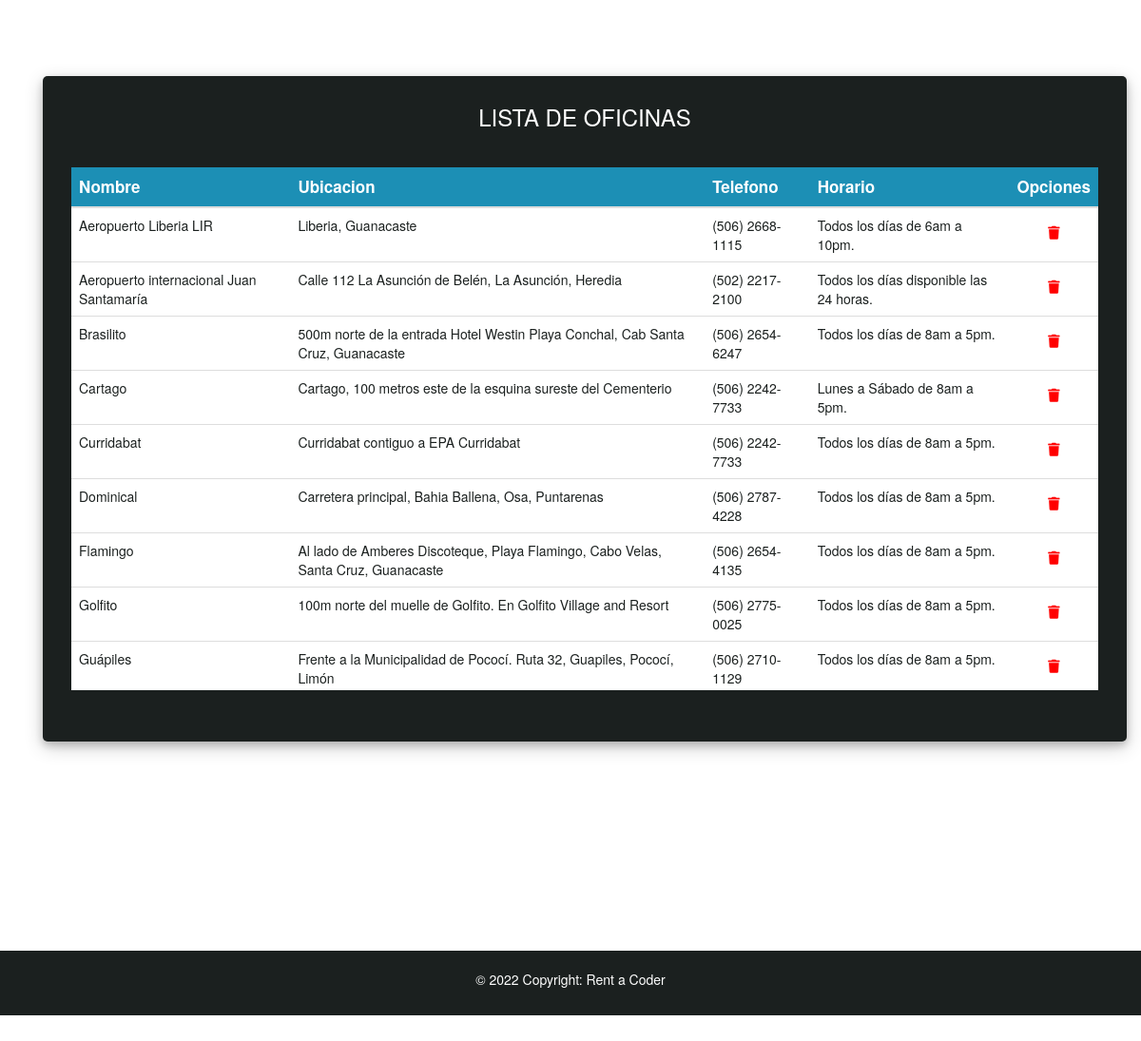
/office/officeList/, run on the app's committed database.
### App_Office/models.py (models this page shows)
class Office(models.Model):
    nombre    = models.CharField(max_length=200)
    ubicacion = models.CharField(max_length=500)
    telefono  = models.CharField(max_length=50)
    horario   = models.CharField(max_length=200)

### App_Office/views.py (the view)
# urls.py: path('officeList/', OfficeList.as_view(), name="OfficeList"),
class OfficeList(ListView):
    model               = Office
    template_name       = './OfficeList.html'
    context_object_name = 'OfficeList'

### App_Office/templates/OfficeList.html
{% extends 'Admin.html'%}
{% load static %}
{% block bloqueQueCambia %}
<div class="container container-body">
  <div class="d-flex justify-content-center h-100">
    <div class="user_card">
      <div class="table-title">
        <h3 id="form-title">LISTA DE OFICINAS</h3>
      </div>
      <div class="justify-content-center form_container table-responsive">
        <table class="table table-fixed">
        <thead class="thead-dark">
          <tr>
            <th scope="col">Nombre</th>
            <th scope="col">Ubicacion</th>
            <th scope="col">Telefono</th>
            <th scope="col">Horario</th>
            <th scope="col">Opciones</th>
          </tr>
        </thead>
        <tbody>
          {% for office in OfficeList %}
          <tr>
            <td>{{office.nombre}}</td>
            <td>{{office.ubicacion}}</td>
            <td>{{office.telefono}}</td>
            <td>{{office.horario}}</td>
            <td class="text-center">
              <a href="{% url 'OfficeDelete' office.id %}">
                <button class="btn btn-delete">
                  <i class="fa fa-trash"></i>
                </button>
              </a>
          </td>
          </tr>
        {% endfor %}
      </tbody>
    </table>
  </div>
</div>
</div>
</div>
{% endblock bloqueQueCambia %}

### App_MVTProyectoFinalCoder/static/css/stylesAdmin.css (style rules this page uses)
body, html { margin: 0; padding: 0; height: 100%; background: #ffffff !important; }
.container-body { height: 89%; }
.form_container { padding-left: 20px !important; padding-right: 20px !important; height: 550px !important; }
.thead-dark { background-color: #1c8fb5 !important; color: white; font-size: 1.7rem; }
tbody { color: #1b201f; background-color: white !important; }
th { text-align: center; }
.table-title { text-align: center; }
.container-body { padding-top: 40px; }
.user_card { height: 700px !important; margin-top: auto; margin-bottom: auto; background: #1b201f; position: relative; justify-content: center; flex-direction: column; padding: 10px; box-shadow: 0 4px 8px 0 rgba(0, 0, 0, 0.2), 0 6px 20px 0 rgba(0, 0, 0, 0.19); -webkit-box-shadow: 0 4px 8px 0 rgba(0, 0, 0, 0.2), 0 6px 20px 0 rgba(0, 0, 0, 0.19); -moz-box-shadow: 0 4px 8px 0 rgba(0, 0, 0, 0.2), 0 6px 20px 0 rgba(0, 0, 0, 0.19); border-radius: 5px; }
.form_container { margin-top: 40px; margin-bottom: 40px; }
#form-title { margin-top: 20px; color: #fff; }
thead tr th { position: sticky; top: 0; z-index: 10; background-color: #1c8fb5 !important; }
.table-responsive { height:200px; overflow:scroll; }
.btn-delete { background-color: white; color: red; }

### data on the page
Office: nombre "Aeropuerto Liberia LIR", ubicacion "Liberia, Guanacaste", telefono "(506) 2668-1115", horario "Todos los días de 6am a 10pm."
Office: nombre "Aeropuerto internacional Juan Santamaría", ubicacion "Calle 112 La Asunción de Belén, La Asunción, Heredia", telefono "(502) 2217-2100", horario "Todos los días disponible las 24 horas."
Office: nombre "Brasilito", ubicacion "500m norte de la entrada Hotel Westin Playa Conchal, Cab Santa Cruz, Guanacaste", telefono "(506) 2654-6247", horario "Todos los días de 8am a 5pm."
Office: nombre "Cartago", ubicacion "Cartago, 100 metros este de la esquina sureste del Cementerio", telefono "(506) 2242-7733", horario "Lunes a Sábado de 8am a 5pm."
Office: nombre "Curridabat", ubicacion "Curridabat contiguo a EPA Curridabat", telefono "(506) 2242-7733", horario "Todos los días de 8am a 5pm."
Office: nombre "Dominical", ubicacion "Carretera principal, Bahia Ballena, Osa, Puntarenas", telefono "(506) 2787-4228", horario "Todos los días de 8am a 5pm."
Office: nombre "Flamingo", ubicacion "Al lado de Amberes Discoteque, Playa Flamingo, Cabo Velas, Santa Cruz, Guanacaste", telefono "(506) 2654-4135", horario "Todos los días de 8am a 5pm."
Office: nombre "Golfito", ubicacion "100m norte del muelle de Golfito. En Golfito Village and Resort", telefono "(506) 2775-0025", horario "Todos los días de 8am a 5pm."
Office: nombre "Guápiles", ubicacion "Frente a la Municipalidad de Pococí. Ruta 32, Guapiles, Pococí, Limón", telefono "(506) 2710-1129", horario "Todos los días de 8am a 5pm."
